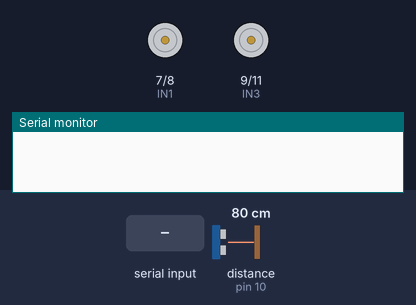
A sketch run on a simulated Arduino Uno, built with avr-gcc and run on an emulated ATmega328P. On the bench: motor-driver pin pairs drawn as motors (green arrow = first pin HIGH = forward, orange = second pin HIGH = backward, longer = more drive, scaled by the enable pin), the last lines printed to the serial monitor. Inputs (shaded band) come from the test bench; at power-on: distance to the obstacle (sensor on pin 10) 80 cm. The echo pulse lasts 58.3 µs per cm.

Above: at 1.2 s.
1.3 s: "1" received over the second serial link
At 2.3 s:
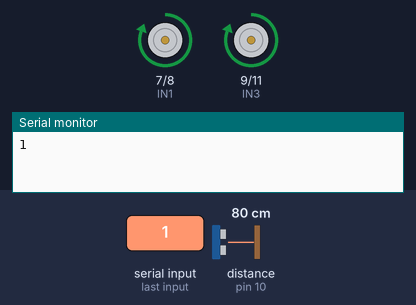
2.8 s: "2" received over the second serial link
At 3.5 s:
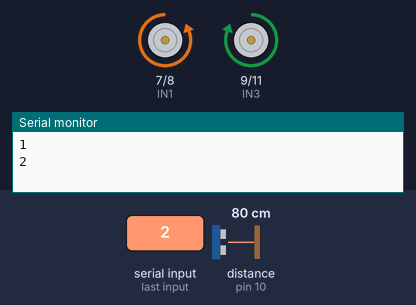
4.3 s: "0" received over the second serial link
At 4.6 s:
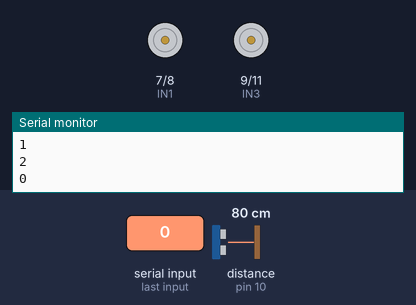
5.8 s: "3" received over the second serial link
At 6.9 s:
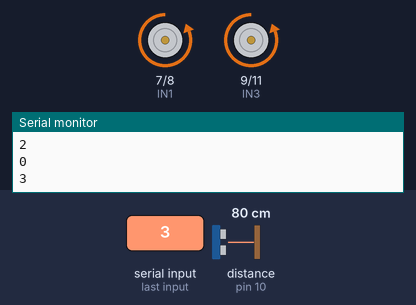
7.3 s: "0" received over the second serial link
At 8.1 s:
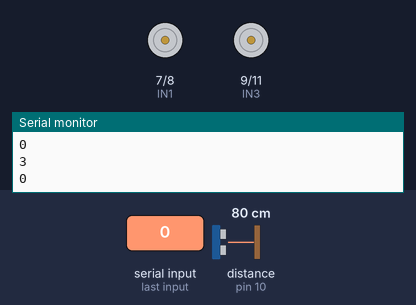
8.8 s: "4" received over the second serial link
At 9.3 s:
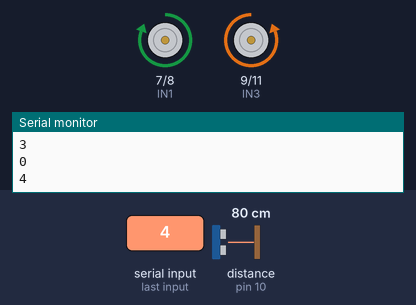
Timing chart, 0 to 11.3 s (numbered marks = the images above; inputs shaded):
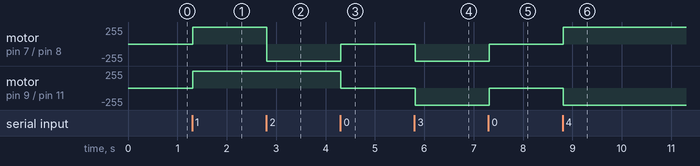

Measured:
- after the input at 1.3 s, motor on pin 7 (IN1) / pin 8 (IN2), motor on pin 9 (IN3) / pin 11 (IN4): stopped → forward 255/255 at once
- after the input at 2.8 s, motor on pin 7 (IN1) / pin 8 (IN2): forward 255/255 → backward 255/255 at once
- after the input at 4.3 s, motor on pin 7 (IN1) / pin 8 (IN2): backward 255/255 → stopped at once; motor on pin 9 (IN3) / pin 11 (IN4): forward 255/255 → stopped at once
- after the input at 5.8 s, motor on pin 7 (IN1) / pin 8 (IN2), motor on pin 9 (IN3) / pin 11 (IN4): stopped → backward 255/255 at once
- after the input at 7.3 s, motor on pin 7 (IN1) / pin 8 (IN2), motor on pin 9 (IN3) / pin 11 (IN4): backward 255/255 → stopped at once
- after the input at 8.8 s, motor on pin 7 (IN1) / pin 8 (IN2): stopped → forward 255/255 at once; motor on pin 9 (IN3) / pin 11 (IN4): stopped → backward 255/255 at once

The sketch:

Bluetooth.ino
```cpp
#include "Arduino.h"
#include <SoftwareSerial.h>
#include <NewPing.h>

#define GO_RIGHT 2
#define GO_LEFT 4
#define GO_FORWARD 1
#define GO_BACKWARD 3

//Collision detector
#define COLLISION_INPUT A4
#define TRIGGER_PIN 12
#define ECHO_PIN 10
#define MAX_DISTANCE 200
#define DETECT_COLLISION 10
#define COLLISION_ON   0
#define COLLISION_OFF  1

int SensedCollision = 0;
int ActionCollision = COLLISION_OFF;
static NewPing sonar(TRIGGER_PIN, ECHO_PIN, MAX_DISTANCE);

#define H_BRIDGE_ENA 5
#define H_BRIDGE_ENB 3
#define IN1 7
#define IN2 8
#define IN3 9
#define IN4 11

//Motor speed definitions
#define SPEED_STOP      0
#define SPEED_LOW       (int) (255 * 0.45)
#define SPEED_MED       (int) (255 * 0.75)
#define SPEED_HIGH      (int) (255 * 1)
int ActionRobotSpeed = SPEED_HIGH;

//Driving direction definitions
#define DRIVE_STOP      0
#define DRIVE_LEFT      1
#define DRIVE_RIGHT     2
#define DRIVE_STRAIGHT  3
#define DRIVE_BACKWARD  4
int ActionRobotDrive = DRIVE_STOP;

int LeftButtonPushed = 0;
int RightButtonPushed = 0;
int UpButtonPushed = 0;
int DownButtonPushed = 0;

int ChangeSpeed = 0;

SoftwareSerial BTSerial(0, 1); // RX | TX

void setup() {
  Serial.begin(9600);
  BTSerial.begin(38400); // HC-05 default speed in AT command more

  pinMode(H_BRIDGE_ENA, OUTPUT);
  pinMode(H_BRIDGE_ENB, OUTPUT);
  pinMode(IN1, OUTPUT);
  pinMode(IN2, OUTPUT);
  pinMode(IN3, OUTPUT);
  pinMode(IN4, OUTPUT);

  pinMode(TRIGGER_PIN, OUTPUT);
  pinMode(ECHO_PIN, INPUT);
}

void loop() {
  RobotPerception();
  RobotPlanning();
  RobotAction();
}

void RobotPerception() {

  if (BTSerial.available()) {
    char c = BTSerial.read();
    Serial.println(c);
    switch (c) {
      case '1':
        UpButtonPushed = 1;
        ChangeSpeed = 0;
        break;
      case '2':
        RightButtonPushed = 1;
        ChangeSpeed = 0;
        break;
      case '3':
        DownButtonPushed = 1;
        ChangeSpeed = 0;
        break;
      case '4':
        LeftButtonPushed = 1;
        ChangeSpeed = 0;
        break;
      case '0':
        UpButtonPushed = 0;
        RightButtonPushed = 0;
        DownButtonPushed = 0;
        LeftButtonPushed = 0;
        ChangeSpeed = 0;
        break;
      case '5':
        ChangeSpeed = 1;
      default:
        // Optional: Handle any other characters or do nothing
        break;
    }
  }

  //Collision Sensor
  if (isCollision()) {
    SensedCollision = 1;
  } else {
    SensedCollision = 0;
  }
}

bool isCollision() {
  int sonar_distance = sonar.ping_cm();
  if(sonar_distance != 0){
    return (sonar_distance < DETECT_COLLISION);
  } else {
    return false;
  }
}

void RobotPlanning(void) {
  fsmCollisionDetection();
  fsmSpeedControl();
}

void fsmCollisionDetection() {
  static int collisionDetectionState = 0;

  switch (collisionDetectionState) {
    case 0:
      ActionCollision = COLLISION_ON;
      ActionRobotDrive = DRIVE_STOP;
      fsmSteerRobot(1);
      if (SensedCollision == 0) {
        collisionDetectionState = 1;
      }
      break;
    case 1:
      ActionCollision = COLLISION_OFF;
      fsmSteerRobot(0);
      if (SensedCollision == 1) {
        collisionDetectionState = 0;
      }
      break;
    default:
      {
        collisionDetectionState = 0;
      }
      break;
  }
}

void fsmSteerRobot(int collision) {
  static int steerRobotState = 0;
  switch (steerRobotState) {
    case 0:
      ActionRobotDrive = DRIVE_STOP;
      if (collision == 1) {
        if (LeftButtonPushed == 1) {
          steerRobotState = 0;
        } else if (RightButtonPushed == 1) {
          steerRobotState = 0;
        } else if (UpButtonPushed == 1) {
          steerRobotState = 0;
        } else if (DownButtonPushed == 1) {
          steerRobotState = 4;
        }
      } else {
        if (LeftButtonPushed == 1) {
          steerRobotState = 1;
        } else if (RightButtonPushed == 1) {
          steerRobotState = 2;
        } else if (UpButtonPushed == 1) {
          steerRobotState = 3;
        } else if (DownButtonPushed == 1) {
          steerRobotState = 4;
        }
      }
      break;
    case 1:
      ActionRobotDrive = DRIVE_LEFT;
      if (LeftButtonPushed == 0) {
        steerRobotState = 0;
      }
      break;
    case 2:
      ActionRobotDrive = DRIVE_RIGHT;
      if (RightButtonPushed == 0) {
        steerRobotState = 0;
      }
      break;
    case 3:
      ActionRobotDrive = DRIVE_STRAIGHT;
      if (UpButtonPushed == 0) {
        steerRobotState = 0;
      } else if (RightButtonPushed == 1) {
        steerRobotState = 2;
      } else if (LeftButtonPushed == 1) {
        steerRobotState = 1;
      }
      break;
    case 4:
      ActionRobotDrive = DRIVE_BACKWARD;
      if (DownButtonPushed == 0) {
        steerRobotState = 0;
      }
      break;
    default:
    {
      steerRobotState = 0;
    }
  }
}

void fsmSpeedControl() {
  static int toggleSpeedState = 0;

  switch (toggleSpeedState) {
    case 0:
      if (ChangeSpeed) {
        toggleSpeedState = 1;
      }
      break;
    case 1:
      if (!ChangeSpeed) {
        toggleSpeedState = 2;
      }
      break;
    case 2:
      fsmChangeSpeed();
      toggleSpeedState = 0;
      break;
  }
}

void fsmChangeSpeed() {
  static int changeSpeedState = 0;

  switch (changeSpeedState){
    case 0:
      ActionRobotSpeed = SPEED_STOP;
      changeSpeedState = 1;
      break;
    case 1:
      ActionRobotSpeed = SPEED_LOW;
      changeSpeedState = 2;
      break;
    case 2:
      ActionRobotSpeed = SPEED_MED;
      changeSpeedState = 3;
      break;
    case 3:
      ActionRobotSpeed = SPEED_HIGH;
      changeSpeedState = 0;
      break;
    default:{
      ActionRobotSpeed = SPEED_STOP;
    }
  }
}

void RobotAction() {
  switch(ActionRobotDrive) {
    case DRIVE_STOP:
      analogWrite(H_BRIDGE_ENA, 0);
      analogWrite(H_BRIDGE_ENB, 0);
      break;
    case DRIVE_STRAIGHT:
      digitalWrite(IN1, HIGH);
      digitalWrite(IN2, LOW);
      digitalWrite(IN3, HIGH);
      digitalWrite(IN4, LOW);
      analogWrite(H_BRIDGE_ENA, ActionRobotSpeed);
      analogWrite(H_BRIDGE_ENB, ActionRobotSpeed);
      break;
    case DRIVE_RIGHT:
      digitalWrite(IN1, LOW);
      digitalWrite(IN2, HIGH);
      digitalWrite(IN3, HIGH);
      digitalWrite(IN4, LOW);
      analogWrite(H_BRIDGE_ENA, ActionRobotSpeed);
      analogWrite(H_BRIDGE_ENB, ActionRobotSpeed);
      break;
    case DRIVE_LEFT:
      digitalWrite(IN1, HIGH);
      digitalWrite(IN2, LOW);
      digitalWrite(IN3, LOW);
      digitalWrite(IN4, HIGH);
      analogWrite(H_BRIDGE_ENA, ActionRobotSpeed);
      analogWrite(H_BRIDGE_ENB, ActionRobotSpeed);
      break;
    case DRIVE_BACKWARD:
      digitalWrite(IN1, LOW);
      digitalWrite(IN2, HIGH);
      digitalWrite(IN3, LOW);
      digitalWrite(IN4, HIGH);
      analogWrite(H_BRIDGE_ENA, ActionRobotSpeed);
      analogWrite(H_BRIDGE_ENB, ActionRobotSpeed);
  }
}
```
